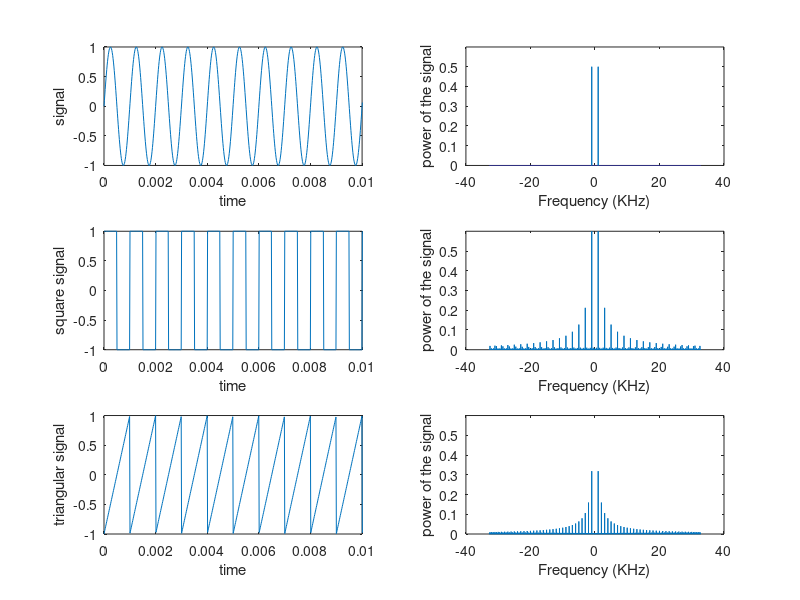

This figure's MATLAB source:
clear all;
close all;
clc;

Amp = 1;
freqHz = 1000;
fsHz = 65536;
dt = 1/fsHz;
t = 0:dt:1-dt;
sine = Amp * sin(2*pi*freqHz*t);
subplot(3,2,1);
plot(t,sine);
xlim([0 0.01])
xlabel("time");
ylabel("signal");

N = 65536;
transform = fft(sine,N)/N;
magTransform = abs(transform);

faxis = linspace(-fsHz/2,fsHz/2,N);
subplot(3,2,2);
plot(faxis/1000,fftshift(magTransform));
axis([-40 40 0 0.6])
xlabel('Frequency (KHz)')
ylabel('power of the signal')


square_wave=square(2*pi*freqHz*t);
subplot(3,2,3);
plot(t,square_wave);
xlim([0 0.01])
xlabel("time");
ylabel("square signal");

N = 65536;
transform = fft(square_wave,N)/N;
magTransform = abs(transform);
faxis = linspace(-fsHz/2,fsHz/2,N);
subplot(3,2,4);
plot(faxis/1000,fftshift(magTransform));
axis([-40 40 0 0.6])
xlabel('Frequency (KHz)')
ylabel('power of the signal')

triangle= sawtooth(2*pi*freqHz*t);
subplot(3,2,5);
plot(t,triangle);
xlim([0 0.01])
xlabel("time");
ylabel("triangular signal");

N = 65536;
transform = fft(triangle,N)/N;
magTransform = abs(transform);
faxis = linspace(-fsHz/2,fsHz/2,N);
subplot(3,2,6);
plot(faxis/1000,fftshift(magTransform));
axis([-40 40 0 0.6])
xlabel('Frequency (KHz)')
ylabel('power of the signal')